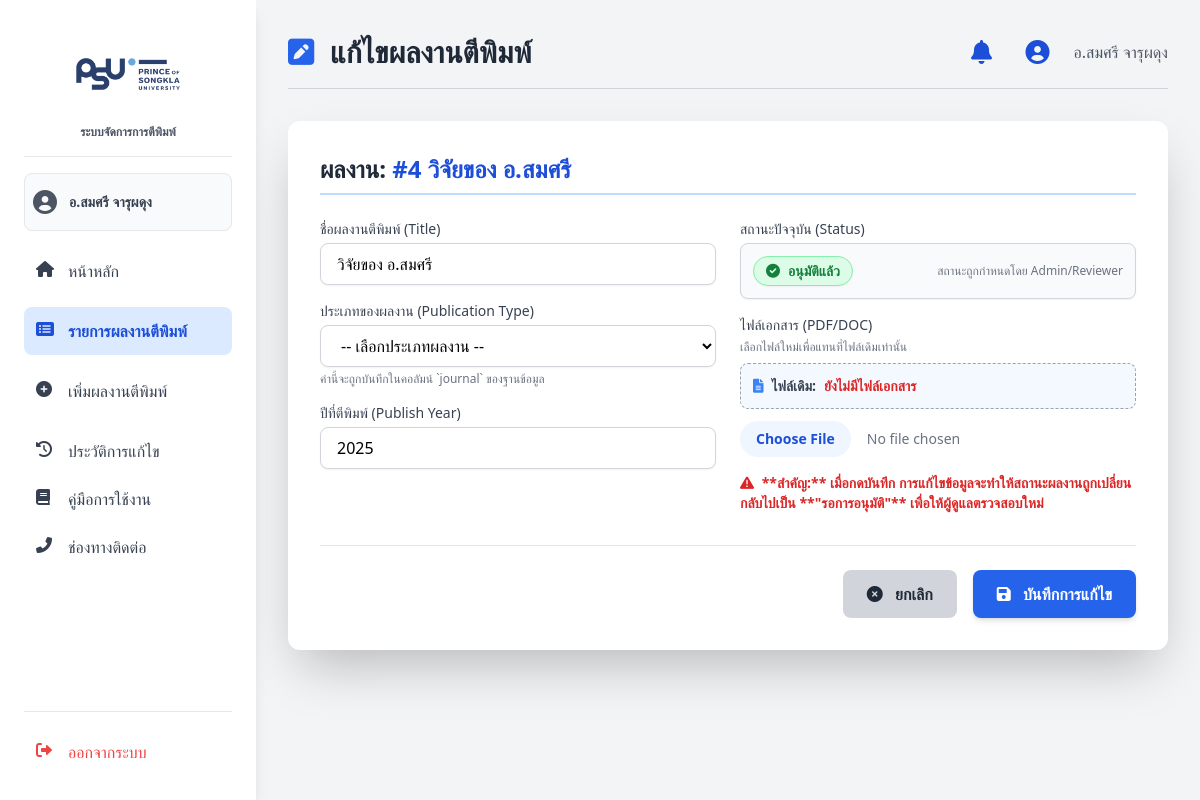
The page /edit_publication.php?id=4 (signed in) on the database its author committed.
### tables this page shows
CREATE TABLE `User` (
  `User_id` int(11) NOT NULL,
  `first_name` varchar(100) DEFAULT NULL,
  `last_name` varchar(100) DEFAULT NULL,
  `Username` varchar(50) DEFAULT NULL,
  `Password` varchar(255) DEFAULT NULL,
  `email` varchar(100) DEFAULT NULL,
  `tel` varchar(20) DEFAULT NULL,
  `role` varchar(50) DEFAULT NULL,
  `Department` varchar(100) DEFAULT NULL,
  `status` varchar(50) DEFAULT NULL,
  `avatar` varchar(255) DEFAULT NULL
);

CREATE TABLE `Publication` (
  `Pub_id` int(11) NOT NULL,
  `title` varchar(255) DEFAULT NULL,
  `publish_year` year(4) DEFAULT NULL,
  `journal` varchar(255) DEFAULT NULL,
  `type` varchar(100) DEFAULT NULL,
  `file_path` varchar(255) DEFAULT NULL,
  `visibility` varchar(50) DEFAULT NULL,
  `status` varchar(50) DEFAULT 'Waiting',
  `Manual` text DEFAULT NULL,
  `Author_id` int(11) DEFAULT NULL
);

### edit_publication.php (the view, shortened to what this page needs)
<?php
$servername = "localhost";
$username = "root";
$password = "";
$dbname = "group10";
$conn = new mysqli($servername, $username, $password, $dbname);
$db_error = null;
$user_id = $_SESSION['user_id'];
$current_user_name = "ชื่อ ผู้ใช้งาน (ไม่พบข้อมูล)";
$pub_id = isset($_GET['id']) ? (int)$_GET['id'] : 0;
$publication = null;
if (!$db_error) {
    $sql_user = "SELECT first_name, last_name, role FROM User WHERE User_id = ?";
    $stmt_user = $conn->prepare($sql_user);
    if ($stmt_user) {
        $stmt_user->bind_param("i", $user_id);
        $stmt_user->execute();
        $result_user = $stmt_user->get_result();
        if ($user = $result_user->fetch_assoc()) {
            $current_user_name = htmlspecialchars($user['first_name'] . " " . $user['last_name']);
        }
    }
    if ($pub_id > 0) {
        $sql_pub = "SELECT Pub_id, title, journal, publish_year, status, file_path
                    FROM Publication
                    WHERE Pub_id = ? AND Author_id = ?";
        $stmt_pub = $conn->prepare($sql_pub);
        if ($stmt_pub) {
            $stmt_pub->bind_param("ii", $pub_id, $user_id);
            $stmt_pub->execute();
            $result_pub = $stmt_pub->get_result();
            if ($result_pub->num_rows === 1) {
                $publication = $result_pub->fetch_assoc();
            } else {
                $db_error = "ไม่พบผลงานตีพิมพ์ ID #{$pub_id} หรือคุณไม่มีสิทธิ์แก้ไขผลงานนี้";
                $pub_id = 0;
            }
        } else {
            $db_error = "Publication Query prepare failed: " . $conn->error;
        }
    } else {
        $db_error = "ไม่พบรหัสผลงานที่ระบุ";
    }
}
function getStatusBadge(string $status): string {
    switch ($status) {
        case 'Approved': case 'approved':
            $class = 'bg-green-100 text-green-700 border-green-300';
            $icon = 'fas fa-check-circle';
            $thaiStatus = 'อนุมัติแล้ว';
            break;
    }
    return "<span class='inline-flex items-center px-3 py-1 text-sm font-semibold rounded-full border shadow-sm {$class}'>
                <i class='{$icon} mr-2'></i>
                {$thaiStatus}
            </span>";
}
?>
<!DOCTYPE html>
<html lang="th">
<head>
  <script src="https://cdn.tailwindcss.com"></script>
  <link rel="stylesheet" href="https://cdnjs.cloudflare.com/ajax/libs/font-awesome/6.0.0-beta3/css/all.min.css">
</head>
<body class="flex min-h-screen font-sans bg-gray-100">
<aside class="w-64 bg-white shadow-lg p-6 flex flex-col sticky top-0 h-screen">
    <div class="flex flex-col items-center border-b pb-4 mb-4">
        <img src="./img/img_psu.png" alt="PSU Logo" class="psu-logo">
        <span class="text-xs font-semibold text-gray-600">ระบบจัดการการตีพิมพ์</span>
    </div>
    <a href="edit_profile.php" title="แก้ไขข้อมูลส่วนตัว">
        <div class="flex items-center px-1 py-3 mb-4 bg-gray-50 rounded-lg border border-gray-200 hover:bg-gray-100 transition duration-150">
            <i class="fas fa-user-circle text-2xl text-gray-600 ml-1 mr-3"></i>
            <span class="text-sm font-semibold text-gray-700 truncate">
              <?= $current_user_name; ?>
            </span>
        </div>
    </a>
    <nav class="w-full flex-grow">
        <a href="Home-PR.php" class="flex items-center p-3 rounded-lg mb-3 text-gray-700 hover:bg-blue-100 hover:text-blue-700 transition-colors duration-150">
            <i class="fas fa-home w-5 h-5 mr-3"></i> หน้าหลัก
        </a>
        <a href="publications.php" class="flex items-center p-3 rounded-lg mb-3 menu-active transition-colors duration-150">
            <i class="fas fa-list-alt w-5 h-5 mr-3"></i> รายการผลงานตีพิมพ์
        </a>
        <a href="add_publication.php" class="flex items-center p-3 rounded-lg mb-3 text-gray-700 hover:bg-blue-100 hover:text-blue-700 transition-colors duration-150">
            <i class="fas fa-plus-circle w-5 h-5 mr-3"></i> เพิ่มผลงานตีพิมพ์
        </a>
        <a href="history.php" class="flex items-center p-3 rounded-lg text-gray-700 hover:bg-blue-100 hover:text-blue-700 transition-colors duration-150">
            <i class="fas fa-history w-5 h-5 mr-3"></i> ประวัติการแก้ไข
        </a>
        <a href="usermannual.php" class="flex items-center p-3 rounded-lg text-gray-700 hover:bg-blue-100 hover:text-blue-700 transition-colors duration-150">
            <i class="fas fa-book w-5 h-5 mr-3"></i> คู่มือการใช้งาน
        </a>
        <a href="contact.php" class="flex items-center p-3 rounded-lg text-gray-700 hover:bg-blue-100 hover:text-blue-700 transition-colors duration-150">
            <i class="fas fa-phone-alt w-5 h-5 mr-3"></i> ช่องทางติดต่อ
        </a>
    </nav>
    <div class="px-0 pt-4 border-t border-gray-200">
      <a href="logout.php" class="flex items-center p-3 rounded-lg text-red-500 hover:bg-red-50 transition-colors duration-150">
        <i class="fas fa-sign-out-alt w-5 h-5 mr-3"></i> ออกจากระบบ
      </a>
    </div>
</aside>
<main class="flex-1 p-8">
    <header class="flex items-center justify-between mb-8 pb-4 border-b border-gray-300">
        <h1 class="text-3xl font-bold text-gray-800">
             <i class="fas fa-pen-square text-blue-600 mr-2"></i> แก้ไขผลงานตีพิมพ์
        </h1>
        <div class="flex items-center space-x-4 right-icons">
            <a href="#" id="notification-bell" title="แจ้งเตือน" class="relative">
                <i class="fas fa-bell text-2xl"></i>
            </a>
            <a href="edit_profile.php" title="แก้ไขข้อมูลส่วนตัว">
                <i class="fas fa-user-circle text-2xl"></i>
            </a>
            <span class="text-gray-600 font-medium hidden sm:block hover:text-blue-700 transition-colors duration-150">
              <?= $current_user_name; ?>
            </span>
        </div>
    </header>
    <div class="bg-white p-8 rounded-xl shadow-2xl">
        <?php if ($db_error): ?>
            <div class="p-4 bg-red-100 text-red-700 border border-red-300 rounded-lg shadow-md mb-6">
                <p>⚠️ **ข้อผิดพลาด:** <?= htmlspecialchars($db_error); ?></p>
                <p class="text-sm mt-1">กรุณากลับไปที่ <a href="publications.php" class="font-semibold underline hover:text-red-900">รายการผลงานตีพิมพ์</a></p>
            </div>
        <?php else: ?>
            <h2 class="text-2xl font-bold text-gray-800 mb-6 pb-2 border-b-2 border-blue-200">
                ผลงาน: <span class="text-blue-700">#<?= $publication['Pub_id']; ?> <?= htmlspecialchars($publication['title']); ?></span>
            </h2>
            <form method="POST" enctype="multipart/form-data" action="edit_publication.php?id=<?= $pub_id; ?>">
                <div class="grid grid-cols-1 md:grid-cols-2 gap-6">
                    <div>
                        <div class="mb-4">
                            <label for="title" class="block text-sm font-medium text-gray-700 mb-1">ชื่อผลงานตีพิมพ์ (Title)</label>
                            <input type="text" id="title" name="title" required
                                class="w-full px-4 py-2 border border-gray-300 rounded-lg focus:ring-blue-500 focus:border-blue-500 shadow-sm"
                                value="<?= htmlspecialchars($publication['title'] ?? ''); ?>">
                        </div>
                        <div class="mb-4">
                            <label for="publication_type" class="block text-sm font-medium text-gray-700 mb-1">ประเภทของผลงาน (Publication Type)</label>
                            <select id="publication_type" name="publication_type" required
                                class="w-full px-4 py-2 border border-gray-300 rounded-lg focus:ring-blue-500 focus:border-blue-500 shadow-sm bg-white">
                                <option value="">-- เลือกประเภทผลงาน --</option>
                            </select>
                            <p class="text-xs text-gray-500 mt-1">ค่านี้จะถูกบันทึกในคอลัมน์ `journal` ของฐานข้อมูล</p>
                        </div>
                        <div class="mb-4">
                            <label for="publish_year" class="block text-sm font-medium text-gray-700 mb-1">ปีที่ตีพิมพ์ (Publish Year)</label>
                            <input type="number" id="publish_year" name="publish_year" required
                                class="w-full px-4 py-2 border border-gray-300 rounded-lg focus:ring-blue-500 focus:border-blue-500 shadow-sm"
                                min="1900" max="<?= date('Y') + 1; ?>"
                                value="<?= htmlspecialchars($publication['publish_year'] ?? date('Y')); ?>">
                        </div>
                    </div>
                    <div>
                        <div class="mb-4">
                            <label class="block text-sm font-medium text-gray-700 mb-1">สถานะปัจจุบัน (Status)</label>
                            <div class="p-3 border border-gray-300 rounded-lg bg-gray-50 flex justify-between items-center shadow-sm">
                                <?= getStatusBadge($publication['status'] ?? 'N/A'); ?>
                                <span class="text-xs text-gray-500 ml-4">
                                    สถานะถูกกำหนดโดย Admin/Reviewer
                                </span>
                            </div>
                        </div>
                        <div class="mb-4">
                            <label for="publication_file" class="block text-sm font-medium text-gray-700 mb-1">ไฟล์เอกสาร (PDF/DOC)</label>
                            <p class="text-xs text-gray-500 mb-2">เลือกไฟล์ใหม่เพื่อแทนที่ไฟล์เดิมเท่านั้น</p>
                            <div class="p-3 border border-dashed border-gray-400 rounded-lg bg-blue-50/70 mb-3">
                                <p class="text-sm font-semibold text-gray-700 flex items-center">
                                    <i class="fas fa-file-alt mr-2 text-blue-500"></i> ไฟล์เดิม:
                                    <?php if ($publication['file_path'] && file_exists($publication['file_path'])): ?>
                                        <span class="text-green-600 ml-2 truncate"><?= basename($publication['file_path']); ?></span>
                                        <a href="<?= htmlspecialchars($publication['file_path']); ?>" target="_blank" class="text-xs text-blue-600 hover:text-blue-800 underline ml-2 whitespace-nowrap" title="ดูไฟล์">
                                            (PDF Viewer)
                                        </a>
                                    <?php else: ?>
                                        <span class="text-red-600 ml-2">ยังไม่มีไฟล์เอกสาร</span>
                                    <?php endif; ?>
                                </p>
                            </div>
                            <input type="file" id="publication_file" name="publication_file" accept=".pdf, .doc, .docx"
                                class="w-full text-sm text-gray-500 file:mr-4 file:py-2 file:px-4 file:rounded-full file:border-0 file:text-sm file:font-semibold file:bg-blue-50 file:text-blue-700 hover:file:bg-blue-100">
                        </div>
                        <div class="text-sm text-gray-500 mt-4 font-semibold text-red-600">
                            <i class="fas fa-exclamation-triangle mr-1"></i> **สำคัญ:** เมื่อกดบันทึก การแก้ไขข้อมูลจะทำให้สถานะผลงานถูกเปลี่ยนกลับไปเป็น **"รอการอนุมัติ"** เพื่อให้ผู้ดูแลตรวจสอบใหม่
                        </div>
                    </div>
                </div>
                <div class="mt-8 pt-6 border-t border-gray-200 flex justify-end space-x-4">
                    <a href="publications.php" class="px-6 py-3 bg-gray-300 text-gray-800 rounded-lg hover:bg-gray-400 transition-colors font-semibold">
                        <i class="fas fa-times-circle mr-2"></i> ยกเลิก
                    </a>
                    <button type="submit" class="px-6 py-3 bg-blue-600 text-white rounded-lg hover:bg-blue-700 transition-colors font-semibold shadow-md">
                        <i class="fas fa-save mr-2"></i> บันทึกการแก้ไข
                    </button>
                </div>
            </form>
        <?php endif; ?>
    </div>
</main>
</body>
</html>

### edit_publication.php (style rules this page uses)
.right-icons > a { display: flex; align-items: center; justify-content: center; width: 40px; height: 40px; border-radius: 9999px; color: #1d4ed8; }
.psu-logo { height: 100px; object-fit: contain; }
.menu-active { color: #1d4ed8 !important; background-color: #dbeafe !important; font-weight: 600; }

### rows shown on the page
user: current_user_name "อ.สมศรี จารุผดุง"
publication: Pub_id "4", title "วิจัยของ อ.สมศรี", publish_year "2025", status "อนุมัติแล้ว"
